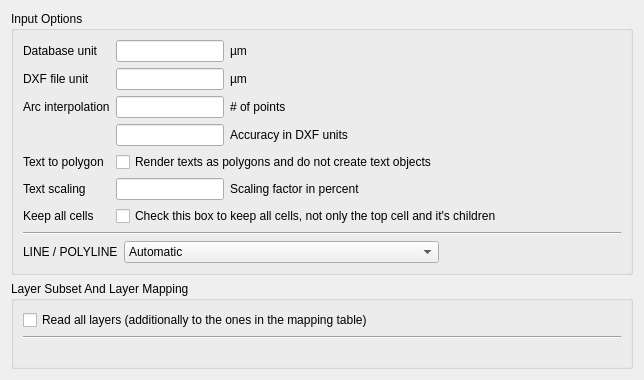
<?xml version="1.0" encoding="UTF-8"?>
<ui version="4.0">
 <class>DXFReaderOptionPage</class>
 <widget class="QWidget" name="DXFReaderOptionPage">
  <property name="geometry">
   <rect>
    <x>0</x>
    <y>0</y>
    <width>644</width>
    <height>380</height>
   </rect>
  </property>
  <property name="windowTitle">
   <string>Form</string>
  </property>
  <layout class="QVBoxLayout" name="verticalLayout">
   <item>
    <widget class="QGroupBox" name="groupBox">
     <property name="title">
      <string>Input Options</string>
     </property>
     <layout class="QGridLayout">
      <property name="leftMargin">
       <number>9</number>
      </property>
      <property name="topMargin">
       <number>9</number>
      </property>
      <property name="rightMargin">
       <number>9</number>
      </property>
      <property name="bottomMargin">
       <number>9</number>
      </property>
      <property name="spacing">
       <number>6</number>
      </property>
      <item row="2" column="1">
       <widget class="QLineEdit" name="circle_points_le">
        <property name="sizePolicy">
         <sizepolicy hsizetype="Fixed" vsizetype="Fixed">
          <horstretch>0</horstretch>
          <verstretch>0</verstretch>
         </sizepolicy>
        </property>
        <property name="toolTip">
         <string>&lt;html&gt;&lt;head/&gt;&lt;body&gt;&lt;p&gt;Number of points per full circle used for arc interpolation (the accuracy may reduce the number if less are required)&lt;/p&gt;&lt;/body&gt;&lt;/html&gt;</string>
        </property>
       </widget>
      </item>
      <item row="0" column="1">
       <widget class="QLineEdit" name="dbu_le">
        <property name="sizePolicy">
         <sizepolicy hsizetype="Fixed" vsizetype="Fixed">
          <horstretch>0</horstretch>
          <verstretch>0</verstretch>
         </sizepolicy>
        </property>
       </widget>
      </item>
      <item row="1" column="1">
       <widget class="QLineEdit" name="unit_le">
        <property name="sizePolicy">
         <sizepolicy hsizetype="Fixed" vsizetype="Fixed">
          <horstretch>0</horstretch>
          <verstretch>0</verstretch>
         </sizepolicy>
        </property>
       </widget>
      </item>
      <item row="1" column="0">
       <widget class="QLabel" name="label_5">
        <property name="text">
         <string>DXF file unit</string>
        </property>
       </widget>
      </item>
      <item row="2" column="0">
       <widget class="QLabel" name="label_6">
        <property name="text">
         <string>Arc interpolation</string>
        </property>
       </widget>
      </item>
      <item row="0" column="0">
       <widget class="QLabel" name="label_2">
        <property name="text">
         <string>Database unit   </string>
        </property>
       </widget>
      </item>
      <item row="6" column="0">
       <widget class="QLabel" name="label_9">
        <property name="text">
         <string>Keep all cells</string>
        </property>
       </widget>
      </item>
      <item row="5" column="1">
       <widget class="QLineEdit" name="text_scaling_le">
        <property name="sizePolicy">
         <sizepolicy hsizetype="Fixed" vsizetype="Fixed">
          <horstretch>0</horstretch>
          <verstretch>0</verstretch>
         </sizepolicy>
        </property>
       </widget>
      </item>
      <item row="4" column="0">
       <widget class="QLabel" name="label_8">
        <property name="text">
         <string>Text to polygon</string>
        </property>
       </widget>
      </item>
      <item row="5" column="0">
       <widget class="QLabel" name="label_10">
        <property name="text">
         <string>Text scaling</string>
        </property>
       </widget>
      </item>
      <item row="3" column="1">
       <widget class="QLineEdit" name="circle_accuracy_le">
        <property name="sizePolicy">
         <sizepolicy hsizetype="Fixed" vsizetype="Fixed">
          <horstretch>0</horstretch>
          <verstretch>0</verstretch>
         </sizepolicy>
        </property>
        <property name="toolTip">
         <string>&lt;html&gt;&lt;head/&gt;&lt;body&gt;&lt;p&gt;Specify this value to choose the number of points based on the accuracy requirement. If given, less points will be chosen if this choice is sufficient to fulfil the accuracy requirements.&lt;/p&gt;&lt;/body&gt;&lt;/html&gt;</string>
        </property>
       </widget>
      </item>
      <item row="6" column="1" colspan="3">
       <widget class="QCheckBox" name="keep_other_cells_cbx">
        <property name="text">
         <string>Check this box to keep all cells, not only the top cell and it's children</string>
        </property>
       </widget>
      </item>
      <item row="5" column="2" colspan="2">
       <widget class="QLabel" name="label_11">
        <property name="sizePolicy">
         <sizepolicy hsizetype="Preferred" vsizetype="Preferred">
          <horstretch>1</horstretch>
          <verstretch>0</verstretch>
         </sizepolicy>
        </property>
        <property name="text">
         <string>Scaling factor in percent</string>
        </property>
       </widget>
      </item>
      <item row="8" column="0" colspan="4">
       <widget class="QFrame" name="frame">
        <property name="frameShape">
         <enum>QFrame::NoFrame</enum>
        </property>
        <property name="frameShadow">
         <enum>QFrame::Raised</enum>
        </property>
        <layout class="QHBoxLayout">
         <property name="spacing">
          <number>6</number>
         </property>
         <property name="leftMargin">
          <number>0</number>
         </property>
         <property name="topMargin">
          <number>0</number>
         </property>
         <property name="rightMargin">
          <number>0</number>
         </property>
         <property name="bottomMargin">
          <number>0</number>
         </property>
         <item>
          <widget class="QLabel" name="label">
           <property name="text">
            <string>LINE / POLYLINE</string>
           </property>
          </widget>
         </item>
         <item>
          <widget class="QComboBox" name="polyline2poly_cbx">
           <item>
            <property name="text">
             <string>Automatic</string>
            </property>
           </item>
           <item>
            <property name="text">
             <string>Keep lines</string>
            </property>
           </item>
           <item>
            <property name="text">
             <string>Create polygons from closed polylines with width = 0</string>
            </property>
           </item>
           <item>
            <property name="text">
             <string>Merge lines with width 0 into polygons</string>
            </property>
           </item>
           <item>
            <property name="text">
             <string>Merge lines and auto-close open contours</string>
            </property>
           </item>
          </widget>
         </item>
         <item>
          <spacer>
           <property name="orientation">
            <enum>Qt::Horizontal</enum>
           </property>
           <property name="sizeHint" stdset="0">
            <size>
             <width>451</width>
             <height>20</height>
            </size>
           </property>
          </spacer>
         </item>
        </layout>
       </widget>
      </item>
      <item row="7" column="0" colspan="4">
       <widget class="Line" name="line">
        <property name="orientation">
         <enum>Qt::Horizontal</enum>
        </property>
       </widget>
      </item>
      <item row="4" column="1" colspan="3">
       <widget class="QCheckBox" name="render_texts_as_polygons_cbx">
        <property name="sizePolicy">
         <sizepolicy hsizetype="Minimum" vsizetype="Fixed">
          <horstretch>0</horstretch>
          <verstretch>0</verstretch>
         </sizepolicy>
        </property>
        <property name="text">
         <string>Render texts as polygons and do not create text objects</string>
        </property>
       </widget>
      </item>
      <item row="1" column="2" colspan="2">
       <widget class="QLabel" name="label_4">
        <property name="sizePolicy">
         <sizepolicy hsizetype="Expanding" vsizetype="Preferred">
          <horstretch>1</horstretch>
          <verstretch>0</verstretch>
         </sizepolicy>
        </property>
        <property name="text">
         <string>µm</string>
        </property>
       </widget>
      </item>
      <item row="0" column="2" colspan="2">
       <widget class="QLabel" name="label_3">
        <property name="sizePolicy">
         <sizepolicy hsizetype="Expanding" vsizetype="Preferred">
          <horstretch>1</horstretch>
          <verstretch>0</verstretch>
         </sizepolicy>
        </property>
        <property name="text">
         <string>µm</string>
        </property>
       </widget>
      </item>
      <item row="3" column="2" colspan="2">
       <widget class="QLabel" name="label_7">
        <property name="sizePolicy">
         <sizepolicy hsizetype="Preferred" vsizetype="Preferred">
          <horstretch>1</horstretch>
          <verstretch>0</verstretch>
         </sizepolicy>
        </property>
        <property name="text">
         <string>Accuracy in DXF units</string>
        </property>
       </widget>
      </item>
      <item row="2" column="2" colspan="2">
       <widget class="QLabel" name="label_12">
        <property name="sizePolicy">
         <sizepolicy hsizetype="Preferred" vsizetype="Preferred">
          <horstretch>1</horstretch>
          <verstretch>0</verstretch>
         </sizepolicy>
        </property>
        <property name="text">
         <string># of points</string>
        </property>
       </widget>
      </item>
     </layout>
    </widget>
   </item>
   <item>
    <widget class="QGroupBox" name="layer_subset_grp">
     <property name="sizePolicy">
      <sizepolicy hsizetype="Preferred" vsizetype="Preferred">
       <horstretch>1</horstretch>
       <verstretch>1</verstretch>
      </sizepolicy>
     </property>
     <property name="toolTip">
      <string/>
     </property>
     <property name="title">
      <string>Layer Subset And Layer Mapping</string>
     </property>
     <property name="checkable">
      <bool>false</bool>
     </property>
     <layout class="QGridLayout" name="_2">
      <property name="leftMargin">
       <number>9</number>
      </property>
      <property name="topMargin">
       <number>9</number>
      </property>
      <property name="rightMargin">
       <number>9</number>
      </property>
      <property name="bottomMargin">
       <number>9</number>
      </property>
      <property name="spacing">
       <number>6</number>
      </property>
      <item row="0" column="0" colspan="2">
       <widget class="QCheckBox" name="read_all_cbx">
        <property name="text">
         <string>Read all layers (additionally to the ones in the mapping table)</string>
        </property>
       </widget>
      </item>
      <item row="1" column="0" colspan="2">
       <widget class="Line" name="line_2">
        <property name="orientation">
         <enum>Qt::Horizontal</enum>
        </property>
       </widget>
      </item>
      <item row="2" column="0" rowspan="10" colspan="2">
       <widget class="lay::LayerMappingWidget" name="layer_map">
        <property name="sizePolicy">
         <sizepolicy hsizetype="Preferred" vsizetype="Preferred">
          <horstretch>0</horstretch>
          <verstretch>0</verstretch>
         </sizepolicy>
        </property>
        <property name="frameShape">
         <enum>QFrame::NoFrame</enum>
        </property>
        <property name="frameShadow">
         <enum>QFrame::Raised</enum>
        </property>
       </widget>
      </item>
     </layout>
    </widget>
   </item>
  </layout>
 </widget>
 <customwidgets>
  <customwidget>
   <class>lay::LayerMappingWidget</class>
   <extends>QFrame</extends>
   <header>layLayerMappingWidget.h</header>
   <container>1</container>
   <slots>
    <signal>enable_all_layers(bool)</signal>
   </slots>
  </customwidget>
 </customwidgets>
 <tabstops>
  <tabstop>dbu_le</tabstop>
  <tabstop>unit_le</tabstop>
  <tabstop>circle_points_le</tabstop>
  <tabstop>render_texts_as_polygons_cbx</tabstop>
  <tabstop>text_scaling_le</tabstop>
  <tabstop>keep_other_cells_cbx</tabstop>
  <tabstop>polyline2poly_cbx</tabstop>
 </tabstops>
 <resources/>
 <connections>
  <connection>
   <sender>layer_map</sender>
   <signal>enable_all_layers(bool)</signal>
   <receiver>read_all_cbx</receiver>
   <slot>setChecked(bool)</slot>
   <hints>
    <hint type="sourcelabel">
     <x>120</x>
     <y>329</y>
    </hint>
    <hint type="destinationlabel">
     <x>110</x>
     <y>293</y>
    </hint>
   </hints>
  </connection>
 </connections>
</ui>
